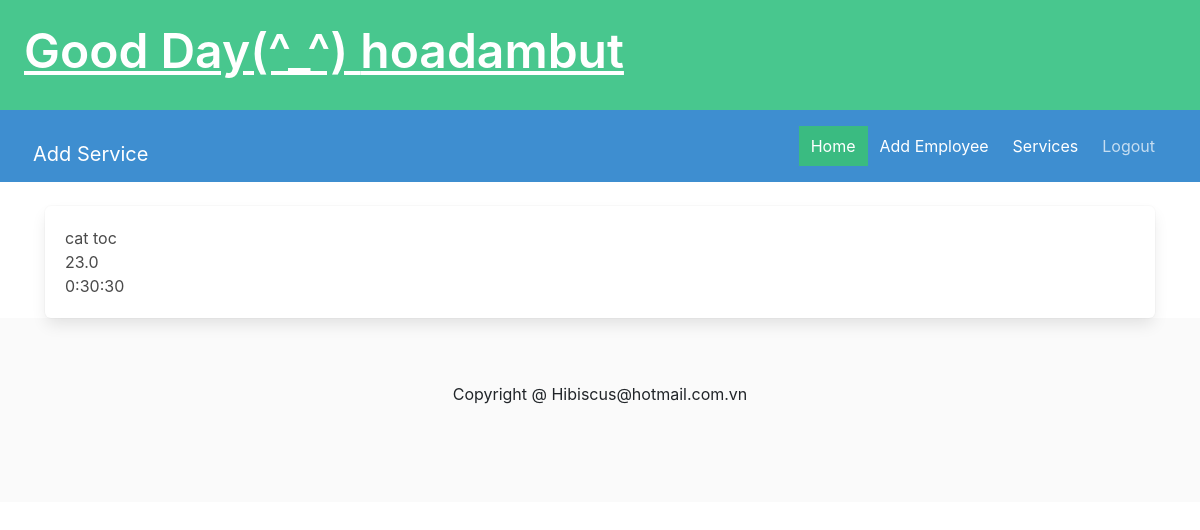
The app's page /ledger/services/ (signed in), older data.
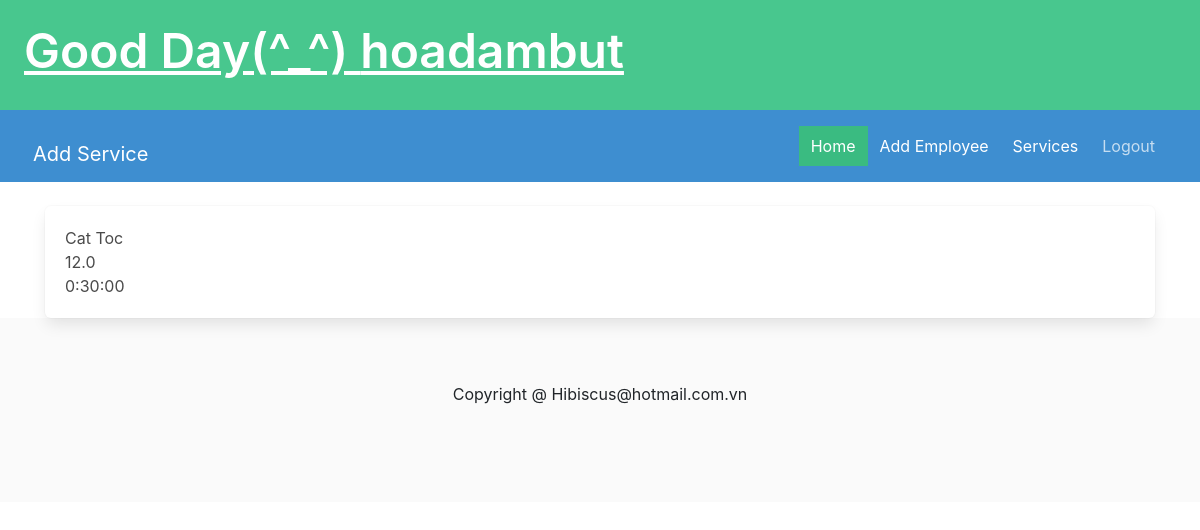
The same page, newer data.
### ledger/models.py (models this page shows, shortened)
class Service(models.Model):
    dichVu = models.CharField(max_length=30)
    gia = models.FloatField()
    time_serv = models.DurationField()
    owner = models.ForeignKey(settings.AUTH_USER_MODEL, on_delete=models.CASCADE)

### ledger/views.py (the view)
# urls.py: path('ledger/services/', AllServices.as_view(), name="services"),
class AllServices(LoginRequiredMixin, ListView):
    template = 'ledger/list_services.html'
    def get(self, request):
        serv = Service.objects.filter(owner=request.user)
        cont = {'dvu': serv}
        return render(request, self.template, cont)

### ledger/templates/ledger/list_services.html
{% extends 'base.html' %}
{% block headding %}
<a href="{% url 'ledger:add_service' %}">Add Service</a>
{% endblock headding %}
{% block content %}
{% if dvu %}
{% for ser in dvu %}
<div class='box'>
    <div>{{ ser.dichVu }}<br>{{ser.gia}}</div>
    <span>{{ ser.time_serv }}</span>
</div>
{% endfor %}
{% else %}
<div>
    Please Add Service you serv
</div>
{% endif %}
{% endblock content %}

Row changes from the older to the newer data that the page shows:
changed Service: dichVu "cat toc" → "Cat Toc"; gia "23.0" → "12.0"; time_serv "0:30:30" → "0:30:00"
